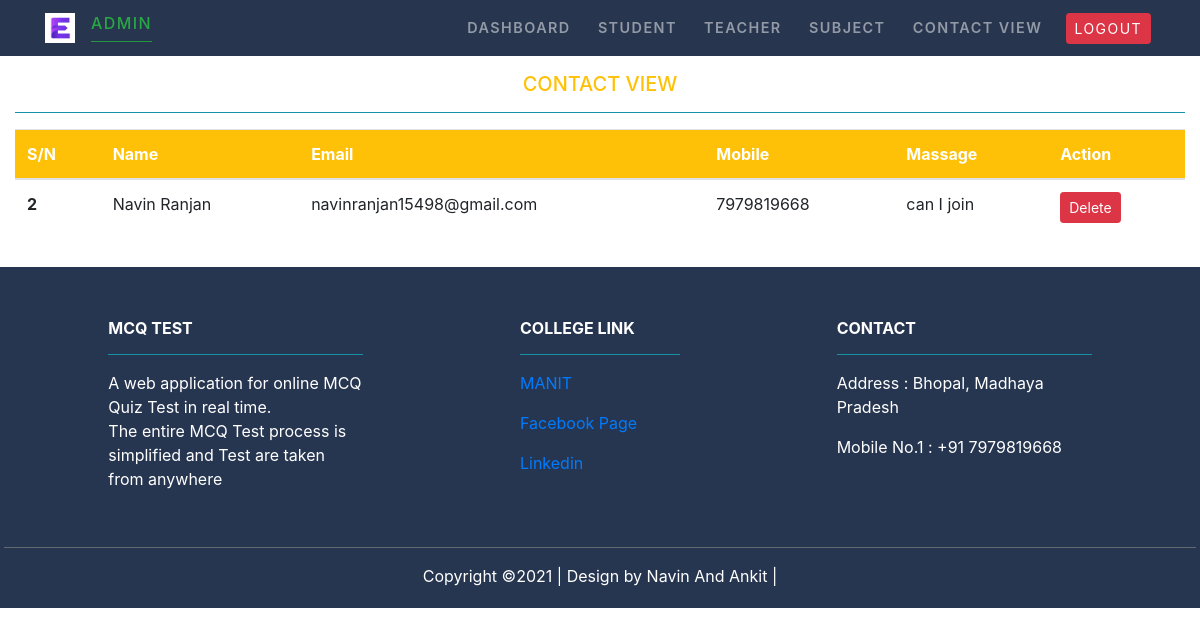
Page /Admindcontact/ on the committed database.
### MCQ_Test/models.py (models this page shows)
class Contacts(models.Model):
    name= models.CharField(max_length=50)
    email=models.EmailField(max_length=50)
    phone_no= models.CharField(max_length=13)
    massege= models.CharField(max_length=200)

### MCQ_Test/views.py (the view)
# urls.py: path('Admindcontact/', views.admin_contact,name="admincontact"),
def admin_contact(request):
    con=Contacts.objects.all()
    return render(request,'MCQ_Test/admincontact.html',{'cont':con})

### MCQ_Test/templates/MCQ_Test/admincontact.html (shortened to what this page needs)
{% extends 'MCQ_Test/adminbase.html' %}
{% load static %}
{% block content %}
<div class="py-3">
<div class=" container-fluid">
<div class="text-center text-warning">
<h5>CONTACT VIEW</h5>
<hr class="bg-info">
</div>
{% if cont %}
<table class="table">
  <thead class="bg-warning text-white">
    <tr>
      <th scope="col">S/N</th>
      <th scope="col">Name</th>
      <th scope="col">Email</th>
      <th scope="col">Mobile</th>
      <th scope="col">Massage</th>
      <th scope="col">Action</th>
    </tr>
  </thead>
  <tbody>
  {% for con in cont %}
    <tr>
      <th scope="row">{{con.id}}</th>
      <td>{{con.name}}</td>
      <td>{{con.email}}</td>
      <td>{{con.phone_no}}</td>
      <td>{{con.massege}}</td>
      <td>
         <form action="{% url 'deletecontact' con.id %}" method="POST" class='d-inline'>
            <input type="submit" class="btn btn-danger btn-sm" value="Delete">
          </form>
      </td>
    </tr>
  {% endfor %}
  </tbody>
</table>
{% endif %}
</div>
</div>
{% endblock content %}

### rows in the picture
Contacts: id "2", name "Navin Ranjan", email "navinranjan15498@gmail.com", phone_no "7979819668", massege "can I join"
